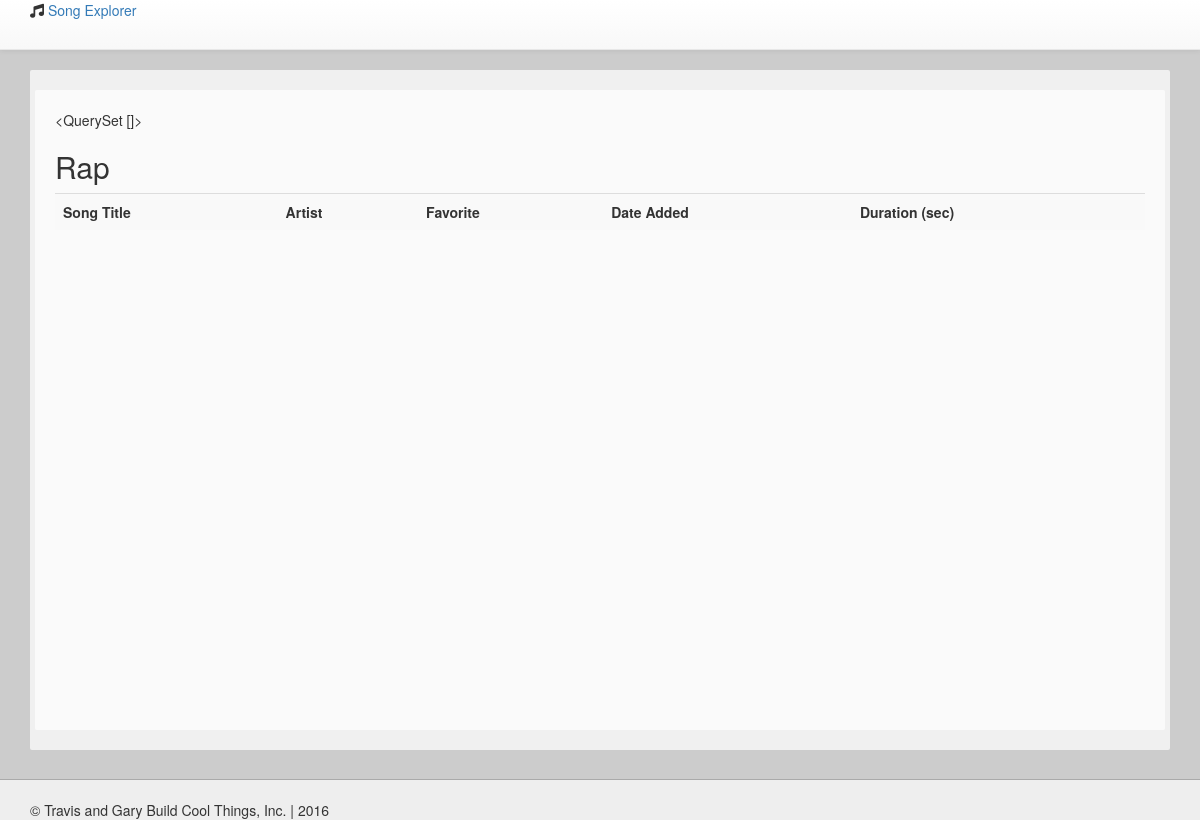
Before: /genre/2/ with the older database file.
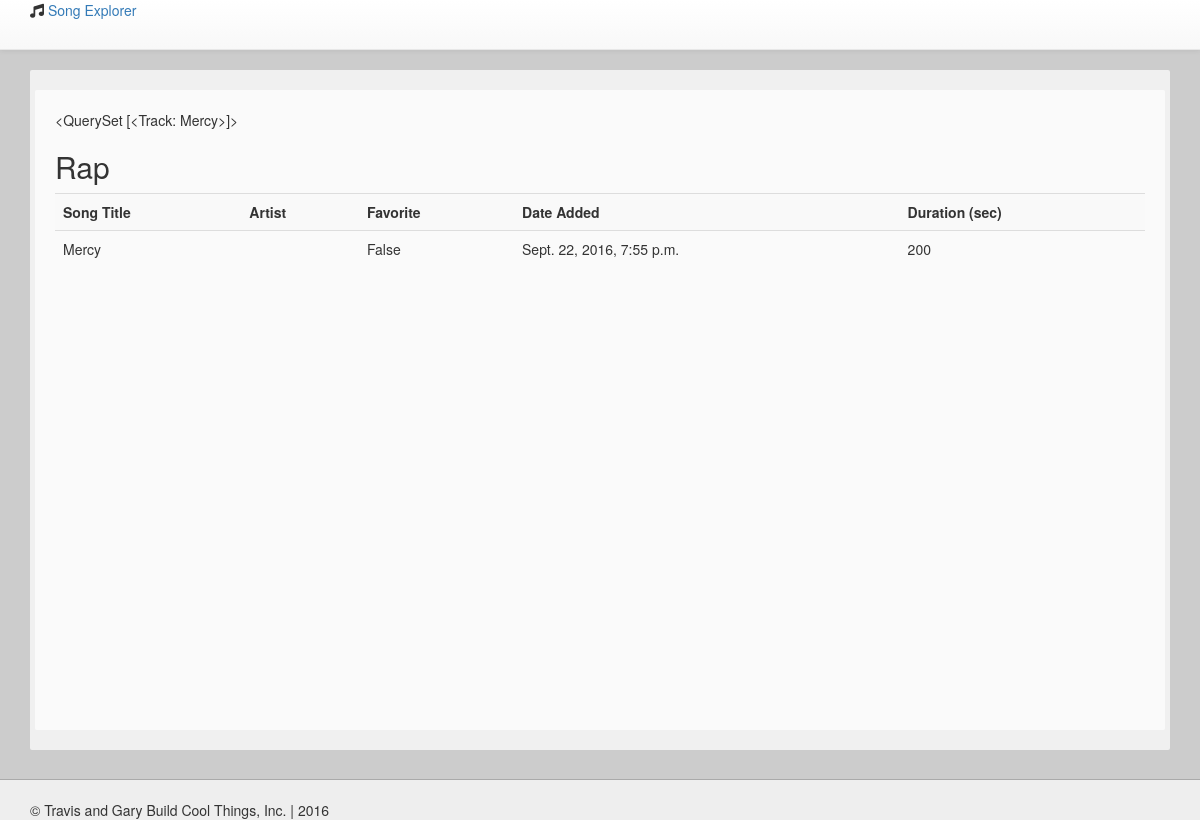
After: the same page with the newer database file.
### tracks/models.py (models this page shows, shortened)
class Genre(models.Model):
	genre_name = models.CharField(max_length=200)
	def __str__(self):
		return self.genre_name

class Track(models.Model):
	name = models.CharField(max_length=200)
	artist = models.ManyToManyField('Artist')
	album = models.ManyToManyField('Album')
	date_added = models.DateTimeField(default=datetime.now, blank=True)
	duration = models.IntegerField()
	favorite = models.BooleanField(default=False)
	genre = models.ForeignKey('Genre')
	def __str__(self):
		return self.name

### tracks/views.py (the view)
# urls.py: url(r'^genre/(?P<id>\d+)/$', views.genre_page, name='genre_page'),
def genre_page(request, id):
    genre = get_object_or_404(Genre, pk=id)
    tracks = genre.track_set.all()
    context = {
        "genre": genre,
        "tracks": tracks,
    }
    return render(request, "tracks/genre_page.html", context)

### tracks/templates/tracks/genre_page.html (shortened to what this page needs)
{% extends 'tracks/base.html' %}
{% block content %}
  <div class="row">
    <div class="main-content">
    {{tracks}}
      <h2>{{ genre }}</h2>
            <table class="table  table-striped">
                <tr>
                  <th>Song Title</th>
                  <th>Artist</th>
                  <th>Favorite</th>
                  <th>Date Added</th>
                  <th>Duration (sec)</th>
                </tr>
            {% for song in tracks %}
                <tr>
                  <td>
                    {{song.name}}
                  </td>
                  <td>
                  </td>
                  <td>
                    {{song.favorite}}
                  </td>
                  <td>
                    {{song.date_added}}
                  </td>
                  <td>
                    {{song.duration}}
                  </td>
                </tr>
            {% endfor %}
            </table>
    </div>
  </div>
{% endblock %}

Changed rows visible on the page:
changed through a linked row, Genre "Rap": id.name "<QuerySet []>" → "<QuerySet [<Track: Mercy>]>"
now on this page (row edited): Track: name "Mercy", favorite "False", date_added "Sept. 22, 2016, 7:55 p.m.", duration "200"
